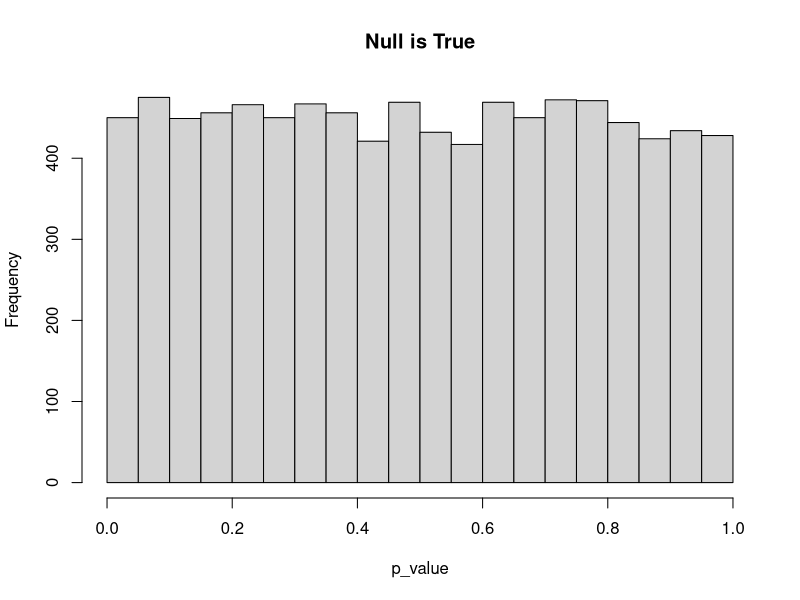
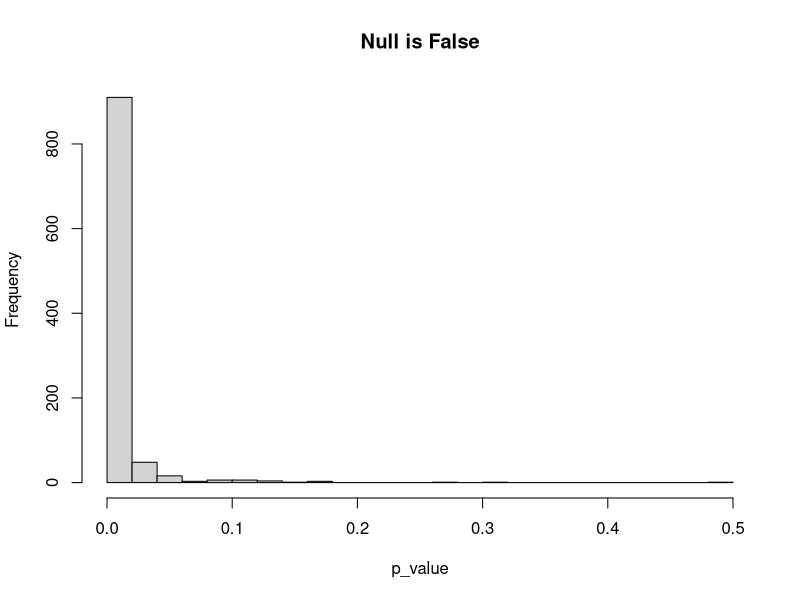
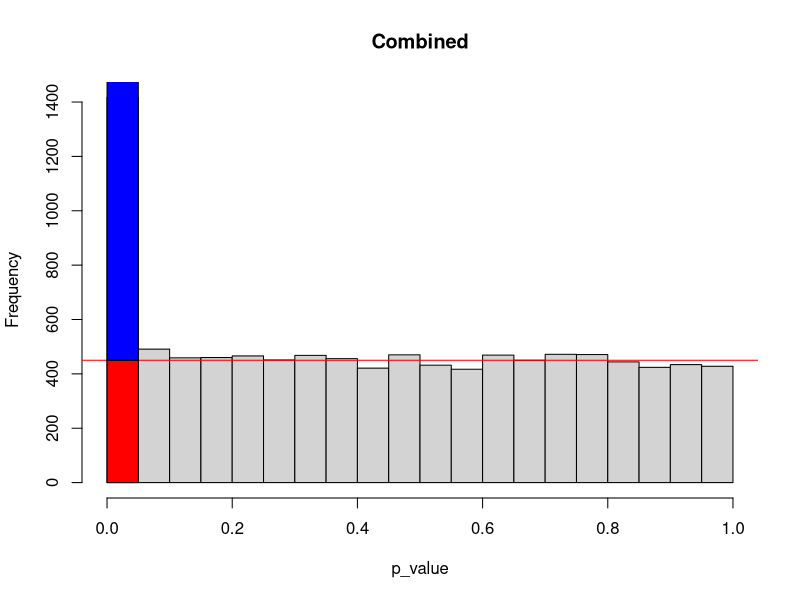

R code for these plots, in order:
# let's simulate 10,000 one sample t-tests. our null hypothesis will be no difference between the mean. 
# for 9000 tests, the null hypothesis will be true (The mean of the sample and the null are both 10). 
# For 1000 tests, the null hypothesis will be false (The mean of the sample is 8 and the mean of 
# the null 10).

# We are going to use something very similar to the for loops we used to estimate the type 1 error rate 
# in the t-test section (line 85). set your alpha value to 0.05 and set the number of times we are going 
# to run the t-test with the null be true and the number of times with the null being false. 
N_iter_same=9000
N_iter_diff=1000
alpha=0.05

# I am going to create some empty vectors (basically just a list of values) for us to fill up with our 
# for loop
p_same=vector()
p_diff=vector()

# Now create 2 loops that run a t-test and then save the p-value in our vectors. 
for (i in 0:N_iter_same){
  x=rnorm(20, mean=10, sd=2.5)
  p=t.test(x,mu=10,alternative="g")[["p.value"]]
  p_same[i]=p
}

for (i in 0:N_iter_diff){
  x=rnorm(20, mean=10, sd=2.5)
  p=t.test(x,mu=8,alternative="g")[["p.value"]]
  p_diff[i]=p
}

# Now create a histogram for both sets of P-values. 
hist(p_same, breaks=20, xlab="p_value", main="Null is True")
hist(p_diff, breaks=20, xlab="p_value", main="Null is False")

# now combine all of the P-values together using c(). Call this combined vector p_all. 
p_all=c(p_same,p_diff)

# Create a histogram of P-all
hist(p_all, breaks=20, xlab="p_value", main="Combined")

# now add some extra detail using the code below. 
abline(h=450, col="red")
polygon(c(0,0,0.05,0.05),c(0,450,450,0), col="red")
polygon(c(0,0,0.05,0.05),c(450,1500,1500,450), col="blue")

# The purpose of Banjamini-Hockberg is to sort our significant P-values into this blue to reject group 
# and this red not to reject group. 
